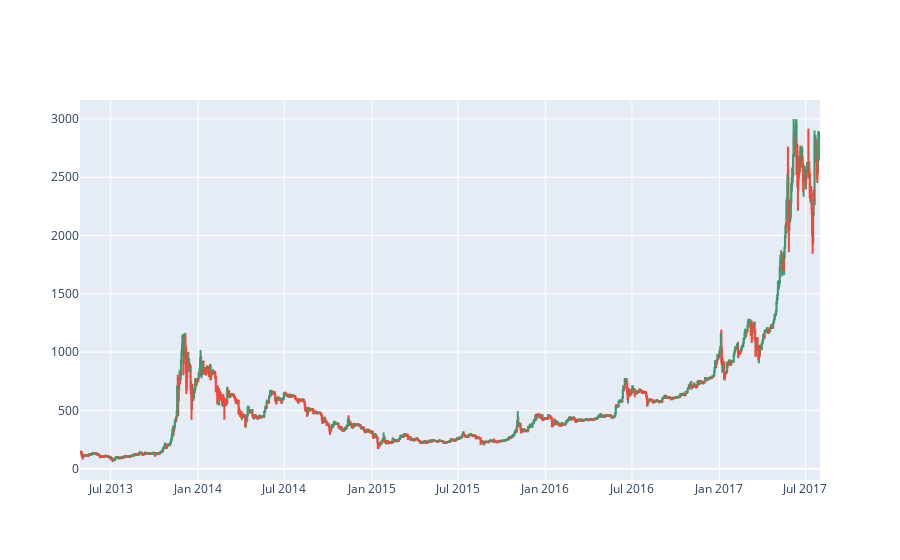

Here is the notebook cell this chart was saved with:
### Code cell
fig = go.Figure(data=[go.Candlestick(x=df.index, open=df['Open'], high=df['High'], low=df['Low'], close=df['Close'])])
fig.update_layout(xaxis_rangeslider_visible=False)
fig.show()

### Figure 1 — Plotly figure (JSON) as saved in the notebook; plotly's stock layout.template omitted (floating-point values rounded to 4 significant figures; data arrays with more than 128 entries replaced by an {"elided": "..."} marker saying what was removed)
{"data": [{"close": {"elided": "1556 float values"}, "high": {"elided": "1556 float values"}, "low": {"elided": "1556 float values"}, "open": {"elided": "1556 float values"}, "type": "candlestick", "x": {"elided": "1556 str values"}}], "layout": {"xaxis": {"rangeslider": {"visible": false}}}}
